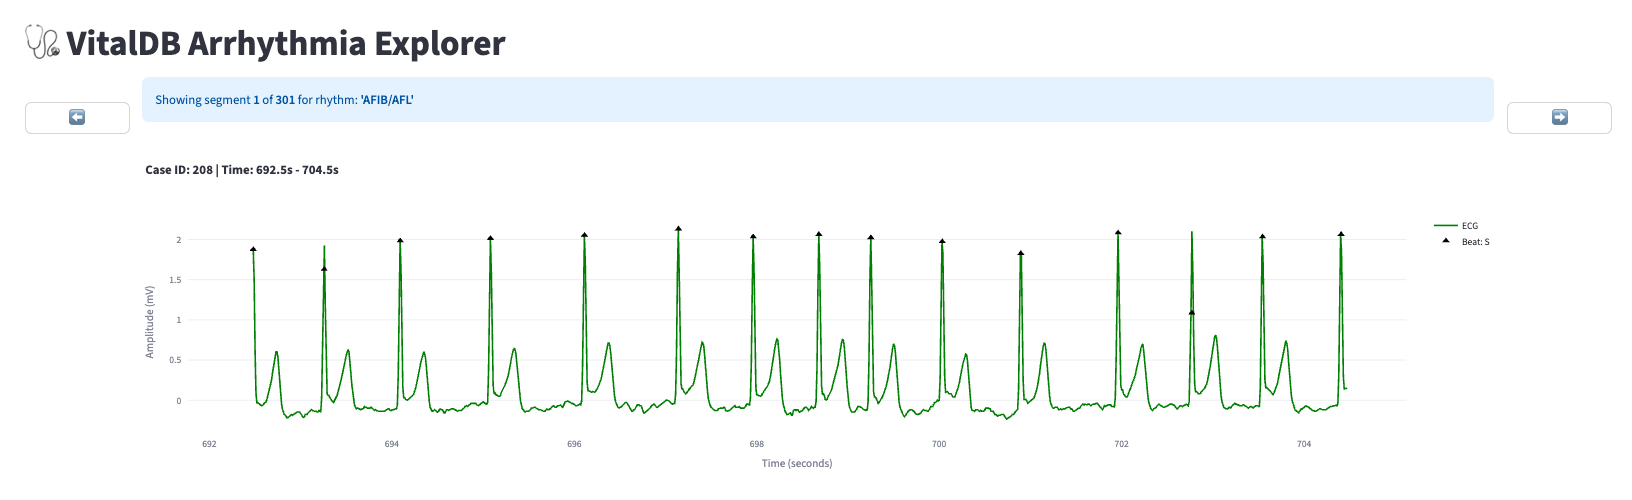

Write the Python code that produced this figure.
import streamlit as st
import pandas as pd
import numpy as np
import vitaldb
import os
import plotly.graph_objects as go

# --- Basic Settings and Paths ---
PROCESSED_LABEL_DIR = "./LabelFile/Annotation_Files_250907"
METADATA_FILE = "./LabelFile/metadata.csv"
PLOT_DURATION = 12  # in seconds


# --- Data Loading Functions (with Caching) ---
@st.cache_data
def load_metadata():
    if not os.path.exists(METADATA_FILE): return None
    return pd.read_csv(METADATA_FILE)

@st.cache_data
def load_annotation_data(case_id):
    file_path = os.path.join(PROCESSED_LABEL_DIR, f"Annotation_file_{case_id}.csv")
    if not os.path.exists(file_path): return None
    return pd.read_csv(file_path)

@st.cache_data
def load_waveform_data(case_id):
    """Downloads and caches waveform data via the VitalDB API."""
    try:
        vf = vitaldb.VitalFile(int(case_id))
        ecg_data = vf.to_numpy(['ECG_II'], 1/100)[:, 0]
        return ecg_data
    except Exception as e:
        st.error(f"An error occurred while fetching waveform data: {e}")
        return None

# --- Plotting Function using Plotly (Unchanged) ---
def plot_segment_plotly(case_id, ecg_data, df, start_time, end_time, sample_rate=100):
    fs = sample_rate
    start_idx, end_idx = int(start_time * fs), int(end_time * fs)
    if start_idx < 0 or end_idx > len(ecg_data): return None

    ecg_segment = ecg_data[start_idx:end_idx]
    time_axis = np.arange(start_idx, end_idx) / fs
    if len(ecg_segment) == 0: return None

    fig = go.Figure()
    fig.add_trace(go.Scatter(x=time_axis, y=ecg_segment, mode='lines', name='ECG', line=dict(color='green')))

    if df is not None:
        segment_df = df[(df['time_second'] >= start_time) & (df['time_second'] <= end_time)]
        beat_markers = {'N': 'circle', 'S': 'triangle-up', 'V': 'square', 'U': 'star'}
        for beat_type, marker_symbol in beat_markers.items():
            beats = segment_df[segment_df['beat_type'] == beat_type]
            if not beats.empty:
                beat_times = beats['time_second'].values
                beat_indices = (beat_times * fs - start_idx).astype(int)
                valid_indices = (beat_indices >= 0) & (beat_indices < len(ecg_segment))
                fig.add_trace(go.Scatter(
                    x=beat_times[valid_indices], y=ecg_segment[beat_indices[valid_indices]],
                    mode='markers', name=f'Beat: {beat_type}',
                    marker=dict(symbol=marker_symbol, color='black', size=8)
                ))
        if 'bad_signal_quality' in segment_df.columns and segment_df['bad_signal_quality'].any():
            bad_times = segment_df[segment_df['bad_signal_quality'] == True]['time_second'].sort_values()
            if not bad_times.empty:
                fig.add_vrect(x0=bad_times.min(), x1=bad_times.max(), fillcolor="lightgrey", opacity=0.5,
                              layer="below", line_width=0, name='Bad Signal')
    fig.update_layout(
        title=f"Case ID: {case_id} | Time: {start_time:.1f}s - {end_time:.1f}s",
        xaxis_title="Time (seconds)", yaxis_title="Amplitude (mV)", showlegend=True
    )
    return fig

# --- Streamlit Web Application UI ---
def main():
    st.set_page_config(layout="wide")
    st.title("🩺 VitalDB Arrhythmia Explorer")

    metadata_df = load_metadata()
    if metadata_df is None:
        st.error(f"Could not find '{METADATA_FILE}'. Please check the path and filename.")
        st.stop()

    st.sidebar.header("Navigation")
    all_rhythms = sorted(metadata_df['rhythm_classes'].str.split(', ').explode().unique())
    selected_rhythm = st.sidebar.selectbox("1. Select a Rhythm Label:", all_rhythms)

    if selected_rhythm:
        cases_with_rhythm = metadata_df[metadata_df['rhythm_classes'].str.contains(selected_rhythm, na=False)]
        case_ids = sorted(cases_with_rhythm['case_id'].unique())
        selected_case_id = st.sidebar.selectbox("2. Select a Case ID:", case_ids)

        if selected_case_id:
            annotation_df = load_annotation_data(selected_case_id)
            if annotation_df is None:
                st.error(f"Annotation file for Case ID {selected_case_id} not found.")
                st.stop()

            ecg_data = load_waveform_data(selected_case_id)
            if ecg_data is None:
                st.error("Failed to load waveform data.")
                st.stop()

            if 'current_case' not in st.session_state or \
               st.session_state.current_case != selected_case_id or \
               st.session_state.current_rhythm != selected_rhythm:
                st.session_state.current_case = selected_case_id
                st.session_state.current_rhythm = selected_rhythm
                st.session_state.segment_index = 0

            rhythm_segments = annotation_df[annotation_df['rhythm_label'] == selected_rhythm]
            rhythm_starts = rhythm_segments.loc[rhythm_segments['time_second'].diff().fillna(999) > 1, 'time_second'].tolist()
            
            if not rhythm_starts:
                st.warning(f"Could not find a clear starting segment for the label '{selected_rhythm}'.")
                st.stop()

            # Arrange navigation buttons on either side of the plot
            left_col, center_col, right_col = st.columns([1, 12, 1])

            with left_col:
                st.write("") # Spacer for vertical alignment
                st.write("")
                if st.button("⬅️", use_container_width=True):
                    st.session_state.segment_index = max(0, st.session_state.segment_index - 1)
            
            with right_col:
                st.write("") # Spacer for vertical alignment
                st.write("")
                if st.button("➡️", use_container_width=True):
                    st.session_state.segment_index = min(len(rhythm_starts) - 1, st.session_state.segment_index + 1)
            
            # Display the plot in the central column
            with center_col:
                st.info(f"Showing segment **{st.session_state.segment_index + 1}** of **{len(rhythm_starts)}** for rhythm: **'{selected_rhythm}'**")

                start_time = rhythm_starts[st.session_state.segment_index]
                end_time = start_time + PLOT_DURATION
                
                fig = plot_segment_plotly(selected_case_id, ecg_data, annotation_df, start_time, end_time)
                
                if fig:
                    st.plotly_chart(fig, use_container_width=True)
                else:
                    st.error("Could not generate the plot. Please check the data range.")

if __name__ == "__main__":
    main()
